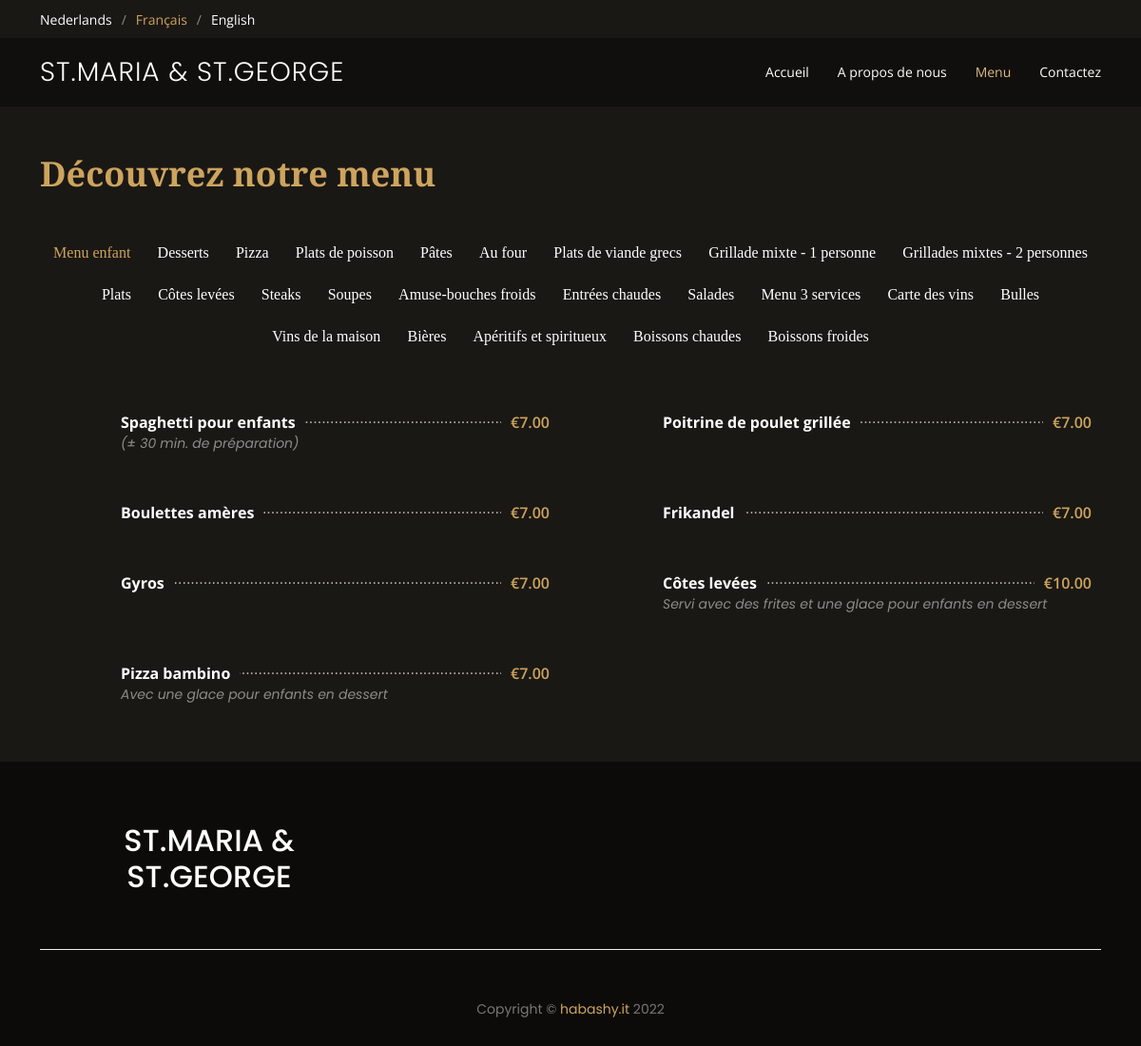
Screenshot of /menu_fr with the database file from the repository.
### flaskapp.py (models this page shows)
class CategoryFR(db.Model):
	cat_id = db.Column(db.Integer, primary_key=True)
	name = db.Column(db.String(250), nullable=False)
	foods = db.relationship("FoodFR", backref="categoryFR")

class FoodFR(db.Model):
	id = db.Column(db.Integer, primary_key=True)
	name = db.Column(db.String(250), nullable=False)
	description = db.Column(db.String(250), nullable=True)
	price = db.Column(db.DECIMAL(5, 2), nullable=True)
	cat_id = db.Column(db.Integer, db.ForeignKey("categoryFR.cat_id"))

### flaskapp.py (the view)
@app.route('/menu_fr')
def menu_fr():
	return flask.render_template("menuFR.html",
								 all_cat=db.session.query(CategoryFR).all(),
								 food_list=db.session.query(FoodFR))

### templates/menuFR.html (shortened to what this page needs)
<!DOCTYPE html>
<html lang="en">
<head>
    <link rel="stylesheet" type="text/css" href="https://cdn.plyr.io/3.6.8/plyr.css" media="all">
    <link href="../static/assets/vendor/animate.css/animate.min.css" rel="stylesheet">
    <link href="../static/assets/vendor/aos/aos.css" rel="stylesheet">
    <link href="../static/assets/vendor/bootstrap/css/bootstrap.min.css" rel="stylesheet">
    <link href="../static/assets/vendor/bootstrap-icons/bootstrap-icons.css" rel="stylesheet">
    <link href="../static/assets/vendor/boxicons/css/boxicons.min.css" rel="stylesheet">
    <link href="../static/assets/vendor/glightbox/css/glightbox.min.css" rel="stylesheet">
    <link href="../static/assets/vendor/swiper/swiper-bundle.min.css" rel="stylesheet">
    <link href="../static/assets/css/style.css" rel="stylesheet">
<body>
<div id="topbar" class="d-flex align-items-center fixed-top">
    <div class="container d-flex justify-content-center justify-content-md-between">
        <div class="languages d-none d-md-flex align-items-center">
            <ul>
                <li><a href="{{url_for('nl')}}">Nederlands</a></li>
                <li>Français</li>
                <li><a href="{{url_for('eng')}}">English</a></li>
            </ul>
        </div>
    </div>
</div>
<header id="header" class="fixed-top d-flex align-items-center">
		<div class="container">
		<div class="row row-cols-1">
    <div class="container-fluid container-xl d-flex align-items-center justify-content-lg-between">
        <h1 class="logo me-auto me-lg-0"><a href="{{url_for('fr')}}">St.Maria &amp; St.George</a></h1>
        <nav id="navbar" class="navbar order-last order-lg-0">
            <ul>
                <li><a class="nav-link scrollto" href="{{url_for('fr')}}#hero">Accueil</a></li>
                <li><a class="nav-link scrollto" href="{{url_for('fr')}}#about">A propos de nous</a></li>
                <li><a class="nav-link scrollto active" href="{{url_for('menu_fr')}}">Menu</a></li>
                <li><a class="nav-link scrollto" href="{{url_for('fr')}}#contact">Contactez</a></li>
            </ul>
        </nav>
			</div>
		</div>
    </div>
</header>
<main id="main">
    <section id="menu" class="menu section-bg">
        <div class="container pt-5" data-aos="fade-up">
            <div class="section-title pt-5">
                <p>Découvrez notre menu</p>
            </div>
            <div class="row" data-aos="fade-up" data-aos-delay="100">
                <div class="col-lg-12 d-flex justify-content-center">
                    <ul id="menu-filters">
                        {% for cat in all_cat %}
                            <li data-filter=".filter-{{cat.name.replace(' ', '-').replace('&','-')}}" class="">{{cat.name}}</li>
                        {% endfor %}
                    </ul>
                </div>
            </div>
            <div class="row menu-container" data-aos="fade-up" data-aos-delay="200">
                {% for cat in all_cat %}
                {% set food_list = food_list.filter_by(cat_id=cat.cat_id).all() %}
                {% for food_item in food_list %}
                    <div class="col-lg-6 menu-item filter-{{cat.name.replace(' ', '-').replace('&','-')}}">
                        <div class="menu-content">
                                <a href="#">{{food_item.name}}</a>
	                        {% if food_item.price %}
		                        <span>€{{food_item.price}}</span>
	                        {% endif %}
                        </div>
                        <div class="menu-ingredients">
                            {% if food_item.description %}
                                {{food_item.description}}
                            {% endif %}
                        </div>
                    </div>
                    {% endfor %}
                {% endfor %}
            </div>
        </div>
    </section>
</main>
{% include "footer.html" %}

### static/assets/css/style.css (style rules this page uses)
body { font-family: "Open Sans", sans-serif; background: #0c0b09; color: #fff; }
a { color: #cda45e; text-decoration: none; }
#topbar { height: 40px; font-size: 14px; transition: all 0.5s; z-index: 996; }
#topbar .languages ul { display: flex; flex-wrap: wrap; list-style: none; padding: 0; margin: 0; color: #cda45e; }
#topbar .languages ul a { color: white; }
#topbar .languages ul li + li { padding-left: 10px; }
#topbar .languages ul li + li::before { display: inline-block; padding-right: 10px; color: rgba(255, 255, 255, 0.5); content: "/"; }
#header { background: rgba(12, 11, 9, 0.6); border-bottom: 1px solid rgba(12, 11, 9, 0.6); transition: all 0.5s; z-index: 997; padding: 15px 0; top: 40px; }
#header .logo { font-size: 28px; margin: 0; padding: 0; line-height: 1; font-weight: 300; letter-spacing: 1px; text-transform: uppercase; font-family: "Poppins", sans-serif; }
#header .logo a { color: #fff; }
.navbar { padding: 0; }
.navbar ul { margin: 0; padding: 0; display: flex; list-style: none; align-items: center; }
.navbar li { position: relative; }
.navbar a, .navbar a:focus { display: flex; align-items: center; justify-content: space-between; padding: 10px 0 10px 30px; color: #fff; white-space: nowrap; transition: 0.3s; font-size: 14px; }
.navbar a:hover, .navbar .active, .navbar .active:focus, .navbar li:hover > a { color: #d9ba85; }
section { padding: 60px 0; overflow: hidden; }
.section-bg { background-color: #1a1814; }
.section-title { padding-bottom: 40px; }
.section-title p { margin: 0; margin: 0; font-size: 36px; font-weight: 700; font-family: "Playfair Display", serif; color: #cda45e; }
.menu #menu-filters { padding: 0; margin: 0 auto 0 auto; list-style: none; text-align: center; border-radius: 50px; }
.menu #menu-filters li { cursor: pointer; display: inline-block; padding: 8px 12px 10px 12px; font-size: 16px; font-weight: 500; line-height: 1; color: #fff; margin-bottom: 10px; transition: all ease-in-out 0.3s; border-radius: 50px; font-family: "Playfair Display", serif; }
.menu #menu-filters li:hover, .menu #menu-filters li.filter-active { color: #cda45e; }
.menu #menu-filters li:last-child { margin-right: 0; }
.menu .menu-item { margin-top: 50px; }
.menu .menu-content { margin-left: 85px; overflow: hidden; display: flex; justify-content: space-between; position: relative; }
.menu .menu-content::after { content: "......................................................................" "...................................................................." "...................................................................."; position: absolute; left: 20px; right: 0; top: -4px; z-index: 1; color: #bab3a6; font-family: Arial, "Helvetica Neue", Helvetica, sans-serif; }
.menu .menu-content a { padding-right: 10px; background: #1a1814; position: relative; z-index: 3; font-weight: 700; color: white; transition: 0.3s; }
.menu .menu-content span { background: #1a1814; position: relative; z-index: 3; padding: 0 10px; font-weight: 600; color: #cda45e; }
.menu .menu-ingredients { margin-left: 85px; font-style: italic; font-size: 14px; font-family: "Poppins", sans-serif; color: rgba(255, 255, 255, 0.5); }

### rows the page displays
CategoryFR: name "Menu enfant"
CategoryFR: name "Desserts"
CategoryFR: name "Pizza"
CategoryFR: name "Plats de poisson"
CategoryFR: name "Pâtes"
CategoryFR: name "Au four"
CategoryFR: name "Plats de viande grecs"
CategoryFR: name "Grillade mixte - 1 personne"
CategoryFR: name "Grillades mixtes - 2 personnes"
CategoryFR: name "Plats"
CategoryFR: name "Côtes levées"
CategoryFR: name "Steaks"
CategoryFR: name "Soupes"
CategoryFR: name "Amuse-bouches froids"
CategoryFR: name "Entrées chaudes"
CategoryFR: name "Salades"
CategoryFR: name "Menu 3 services"
CategoryFR: name "Carte des vins"
CategoryFR: name "Bulles"
CategoryFR: name "Vins de la maison"
CategoryFR: name "Bières"
CategoryFR: name "Apéritifs et spiritueux"
CategoryFR: name "Boissons chaudes"
CategoryFR: name "Boissons froides"
FoodFR: name "Spaghetti pour enfants", price "7.00", description "(± 30 min. de préparation)"
FoodFR: name "Poitrine de poulet grillée", price "7.00"
FoodFR: name "Boulettes amères", price "7.00"
FoodFR: name "Frikandel", price "7.00"
FoodFR: name "Gyros", price "7.00"
FoodFR: name "Côtes levées", price "10.00", description "Servi avec des frites et une glace pour enfants en dessert"
FoodFR: name "Pizza bambino", price "7.00", description "Avec une glace pour enfants en dessert"
